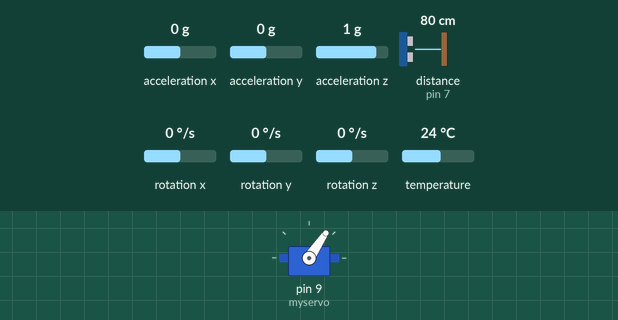
Recording of a sketch running on a simulated Arduino Uno, built with avr-gcc and run on an emulated ATmega328P. Shown: servo. Inputs (shaded band) come from the test bench; at power-on: distance to the obstacle (sensor on pin 7) 80 cm, acceleration y 0 g, rotation x 0 °/s, acceleration x 0 g, acceleration z 1 g, rotation y 0 °/s, rotation z 0 °/s, temperature 24 °C. The echo pulse lasts 58.3 µs per cm; what the sketch prints to the serial monitor is not drawn.

Above: at 7.2 s.
7.3 s: distance to the obstacle (sensor on pin 7) set to 2 cm
At 8.9 s:
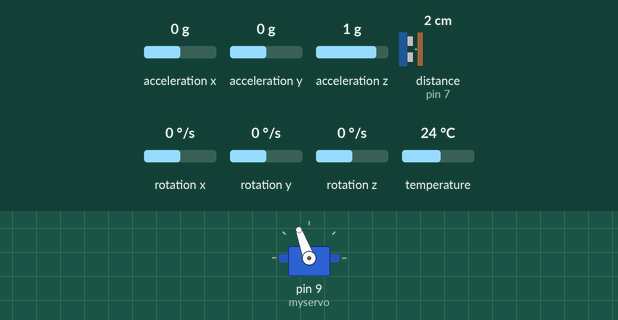
9.2 s: acceleration y set to 1.4 g
At 11.1 s:
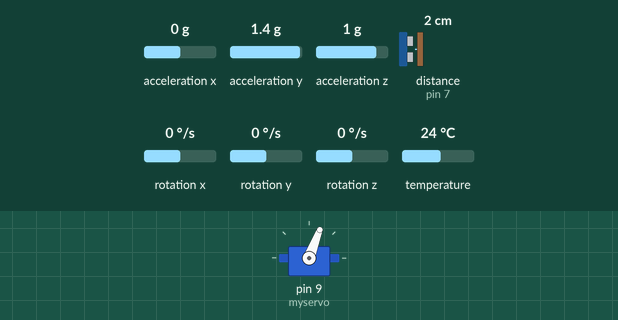
12.2 s: rotation x set to -192 °/s
At 13.3 s:
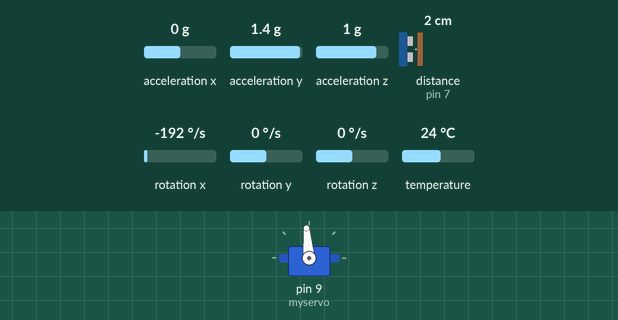
15.2 s: distance to the obstacle (sensor on pin 7) set to 60 cm
At 15.6 s:
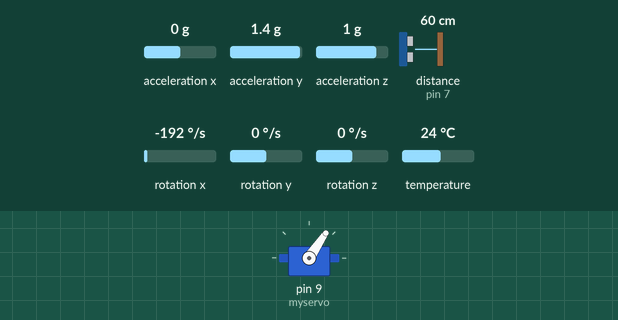
16.7 s: distance to the obstacle (sensor on pin 7) set to 18 cm
Timing chart, 0 to 19.6 s (numbered marks = the images above; inputs shaded):
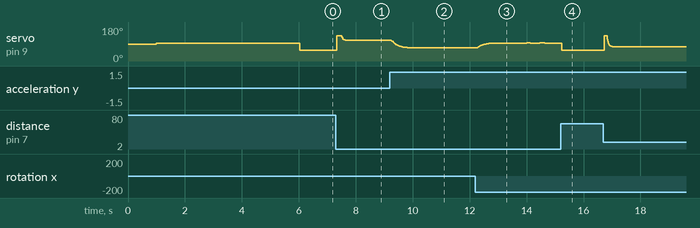

Measured:
- after the input at 7.3 s, servo on pin 9 (myservo): 56° → 133° at once, → 111° 0.18 s later, → 110° 0.20 s later
- after the input at 9.2 s, servo on pin 9 (myservo): moves from 110° to 69° over 1.0 s, starting at once
- after the input at 15.2 s, servo on pin 9 (myservo): 95° → 56° at once

The sketch:

realim_estados_1.ino
```cpp
#include <Adafruit_MPU6050.h>
#include <Adafruit_Sensor.h>
#include <Wire.h>
#include <math.h>
#include <NewPing.h>

#include "config.h"
#include "matrices.h"
#include "servo_mod.h"

Adafruit_MPU6050 mpu;

/* Prototipos */
void matlab_send(float* datos, uint32_t cantidad);

/* MACROS */
#define ENVIO_PULSE     50 * 0.5

/* --- Vars Controlador --- */


/* --- Vars estado --- */
float x1_hat = INITIAL_ANGLE;
float x2_hat = INITIAL_W;
float x3_hat = INITIAL_D;
float x4_hat = INITIAL_V;


/* --- */
unsigned long t_anterior = 0;
uint32_t count_tx        = 0;
float angle_fc = INITIAL_ANGLE;


/* --- Vars SR04 --- */
NewPing sonar(TRIGGER_PIN, ECHO_PIN, MAX_DISTANCE);


/* --- Vars. Servo --- */
uint32_t count_pulse    = 0;
uint32_t estado_pulse   = 0;


/* --- */
void setup() {
  Serial.begin(115200);
  myservo.attach(9);
  delay(1000);
  myservo.writeMicroseconds(ORIGEN_U);

  if (!mpu.begin()) {
    Serial.println("Failed to find MPU6050 chip");
    while (1) {
      delay(10);
    }
  }
  Serial.println("MPU6050 Found!");

  mpu.setAccelerometerRange(MPU6050_RANGE_8_G);
  mpu.setGyroRange(MPU6050_RANGE_500_DEG);
  mpu.setFilterBandwidth(MPU6050_BAND_44_HZ);

  delay(5000);
}

void loop() {
  unsigned long t_actual = micros();

  if ((t_actual - t_anterior) >= (T_LOOP_US)) {
    float dt = (t_actual - t_anterior) / US_2_SEG;
    t_anterior = t_actual;
    count_tx++;
    count_pulse++;


    /* --- DATOS IMU --- */
    sensors_event_t a, g, temp;
    mpu.getEvent(&a, &g, &temp);

    float angle_acc_x   = atan2(a.acceleration.y, a.acceleration.z) * 180 / PI;
    float gx_deg        = g.gyro.x * 180.0 / PI + GYRO_X_OFFSET;
    float angle_gyro_x  = angle_fc + gx_deg * dt;
    angle_fc            = ALPHA * angle_acc_x + (1-ALPHA) * angle_gyro_x;


    /* --- DATOS SR04 --- */
    unsigned long time_ping = sonar.ping();
    float dist = time_ping / (2.0 * 29.287) - ORIGEN_D;


    /* --- LOGICA DE PULSOS --- */
    /*
    if (count_pulse >= ENVIO_PULSE) {
      count_pulse = 0;
      if (estado_pulse == 0) {
        u = +200;
        actuador(u); //Anti-Horario
        estado_pulse = 1;
      }
      else if (estado_pulse == 1) {
        u = -230;
        actuador(u); //Horario
        estado_pulse = 0;
      }
    }
    */


    /* --- IMPLEMENTACIÓN CONTROLADOR --- */
    float u = K[0] * x1_hat + K[1] * x2_hat + K[2] * x3_hat + K[3] * x4_hat;
    actuador(u);


    /* --- IMPLEMENTACIÓN OBSERVADOR --- */
    float error_angle = angle_fc - x1_hat;
    float error_dist  = dist     - x3_hat;

    float x1_hat_k_1 = (Ad[0][0] * x1_hat) + (Ad[0][1] * x2_hat) + (Ad[0][2] * x3_hat) + (Ad[0][3] * x4_hat)
                      + (L[0][0] * error_angle) + (L[0][1] * error_dist)
                      + (Bd[0] * u);

    float x2_hat_k_1 = (Ad[1][0] * x1_hat) + (Ad[1][1] * x2_hat) + (Ad[1][2] * x3_hat) + (Ad[1][3] * x4_hat)
                      + (L[1][0] * error_angle) + (L[1][1] * error_dist)
                      + (Bd[1] * u);

    float x3_hat_k_1 = (Ad[2][0] * x1_hat) + (Ad[2][1] * x2_hat) + (Ad[2][2] * x3_hat) + (Ad[2][3] * x4_hat)
                      + (L[2][0] * error_angle) + (L[2][1] * error_dist)
                      + (Bd[2] * u);

    float x4_hat_k_1 = (Ad[3][0] * x1_hat) + (Ad[3][1] * x2_hat) + (Ad[3][2] * x3_hat) + (Ad[3][3] * x4_hat)
                      + (L[3][0] * error_angle) + (L[3][1] * error_dist)
                      + (Bd[3] * u);

    x1_hat = x1_hat_k_1;
    x2_hat = x2_hat_k_1;
    x3_hat = x3_hat_k_1;
    x4_hat = x4_hat_k_1;


    /* --- ENVÍO SIMULINK --- */
    if (count_tx == FREC_ENVIO) {
      count_tx = 0;
      float to_send[] = {angle_fc, x1_hat, gx_deg, x2_hat, dist, x3_hat, x4_hat, u};
      matlab_send(to_send, 8);
    }

  }
}


void matlab_send(float* datos, uint32_t cantidad) {
  Serial.write("abcd");
  for (int i = 0; i < cantidad; i++) {
    Serial.write((byte*) &datos[i], 4);
  }
}
```

matrices.h
```cpp
#ifndef CONTROL_MATRICES_H
#define CONTROL_MATRICES_H

const float Ad[4][4] = {
    {0.9514,    0.0141,         0,         0},
   {-4.3128,    0.4581,         0,         0},
    {0.0041,    0.0000,    1.0000,    0.0193},
    {0.3986,    0.0033,         0,    0.9324},
};

const float Bd[4] = {0.0020,    0.1811,    0.0000,    0.0003};

/* --- OBSERVADOR --- */
const float L[4][2] = {
	{0.289797,		-0.000019},
	{-4.444508,		0.000284},
	{0.003480,		0.713263},
	{0.392420,		5.204323},
};

/* --- REALIMENTACIÓN DE ESTADOS --- */
const float K[4]  = {-3.824244, 0.025306, -14.105631, -3.461657};

#endif
```

servo_mod.h
```cpp
#ifndef HARDWARE_SERVO_H
#define HARDWARE_SERVO_H

#include <Servo.h>

#define ORIGEN_U        1520
#define SERVO_PIN       9
#define SAT_MAX         400
#define SAT_MIN        -400

// Instancia global del servo
Servo myservo;


void actuador(float u) {
    if (u > SAT_MAX) u = SAT_MAX;
    if (u < SAT_MIN) u = SAT_MIN;

    int pwm_out = ORIGEN_U + (int)u;

    myservo.writeMicroseconds(pwm_out);
}

#endif
```

config.h
```cpp
#ifndef CONFIG_H
#define CONFIG_H

#define T_LOOP_US       20000
#define US_2_SEG        1000000.0
#define FREC_ENVIO      1

#define GYRO_X_OFFSET   +3.04
#define ALPHA           0.1
#define ORIGEN_D        15.0

/* --- Sensor de distancia --- */
const int TRIGGER_PIN  = 6;
const int ECHO_PIN     = 7;
const int MAX_DISTANCE = 450;
const int MIN_DISTANCE = 30;

/* --- Condiciones Iniciales --- */
#define INITIAL_ANGLE   0
#define INITIAL_W       0
#define INITIAL_D       0
#define INITIAL_V       0

#endif
```
